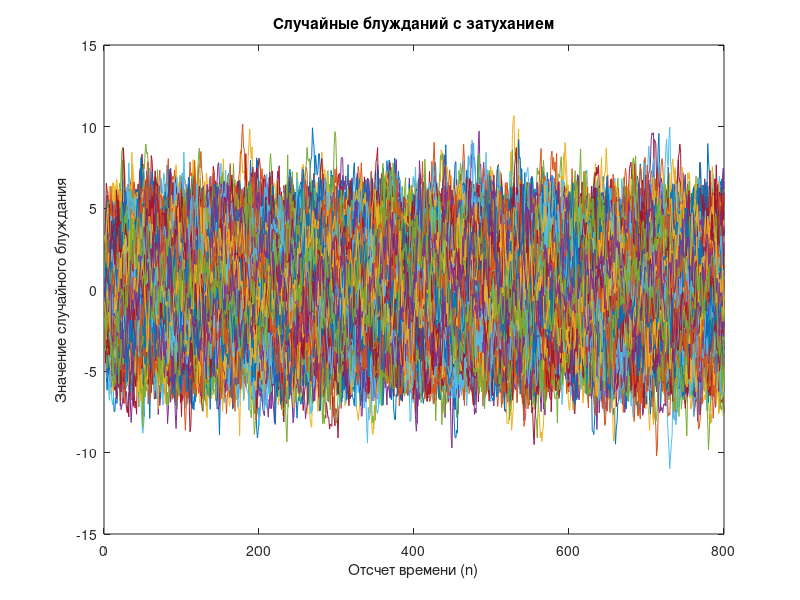
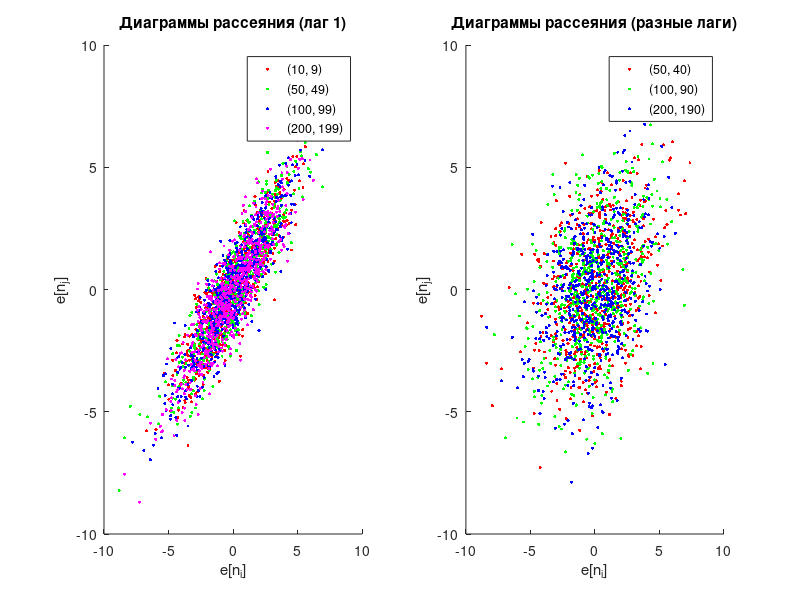
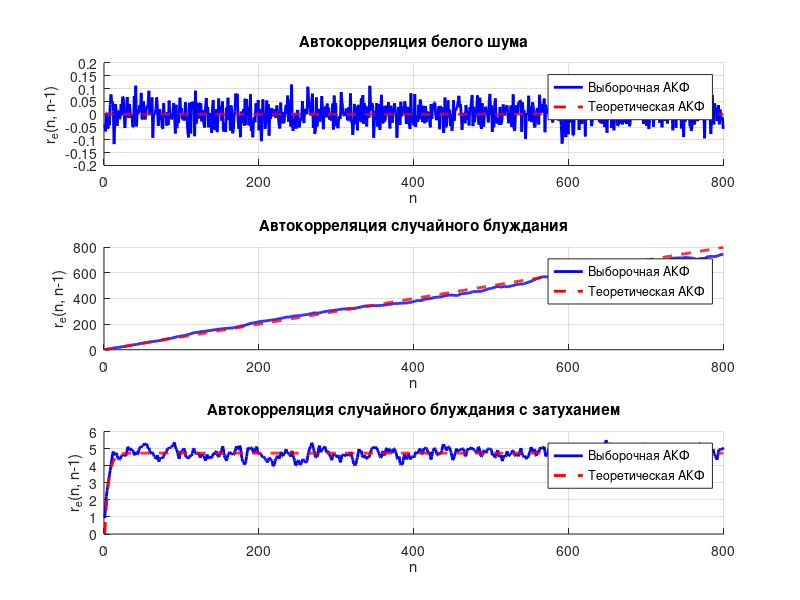

These figures' MATLAB source, in order:
N = 800;     
K = 600;     
nu = 0;      
o = 1;      
l1 = 18;    
l2 = 80;    


W = o * randn(N, K);

RW = zeros(N, K);
RW(1, :) = W(1, :);
for n = 2:N
    RW(n, :) = RW(n-1, :) + W(n, :);
end

RW_damped = zeros(N, K);
RW_damped(1, :) = W(1, :);
for n = 2:N
    RW_damped(n, :) = 0.9 * RW_damped(n-1, :) + W(n, :);
end


figure;
plot(RW_damped);
xlabel('Отсчет времени (n)');
ylabel('Значение случайного блуждания');
title('Случайные блужданий с затуханием');


pairs1 = [10, 9; 50, 49; 100, 99; 200, 199];
pairs2 = [50, 40; 100, 90; 200, 190];
colors = ['r', 'g', 'b', 'm'];

figure;

subplot(1, 2, 1);
hold on;
for i = 1:size(pairs1, 1)
    ni = pairs1(i, 1);
    nj = pairs1(i, 2);
    scatter(RW_damped(ni, :), RW_damped(nj, :), 5, colors(i), 'filled');
end
xlabel('e[n_i]');
ylabel('e[n_j]');
title('Диаграммы рассеяния (лаг 1)');
legend('(10, 9)', '(50, 49)', '(100, 99)', '(200, 199)');

subplot(1, 2, 2);
hold on;
for i = 1:size(pairs2, 1)
    ni = pairs2(i, 1);
    nj = pairs2(i, 2);
    scatter(RW_damped(ni, :), RW_damped(nj, :), 5, colors(i), 'filled');
end
xlabel('e[n_i]');
ylabel('e[n_j]');
title('Диаграммы рассеяния (разные лаги)');
legend('(50, 40)', '(100, 90)', '(200, 190)');


r_e_hat_W = zeros(N-1, 1);   
r_e_hat_RW = zeros(N-1, 1);  
r_e_hat_RW_damped = zeros(N-1, 1); 

for n = 2:N 
    r_e_hat_W(n-1) = mean(W(n, :) .* W(n-1, :)); 
    r_e_hat_RW(n-1) = mean(RW(n, :) .* RW(n-1, :)); 
    r_e_hat_RW_damped(n-1) = mean(RW_damped(n, :) .* RW_damped(n-1, :)); 
end


r_e_theoretical_W = zeros(N-1, 1); 

r_e_theoretical_RW = (1:N-1)';  

r_e_theoretical_RW_damped = 0.9 * (o^2 / 0.19) * (1 - 0.81.^(0:N-2)');


figure;
subplot(3,1,1);
hold on;
plot(r_e_hat_W, 'b-', 'LineWidth', 2);         
plot(r_e_theoretical_W, 'r--', 'LineWidth', 2);   
xlabel('n');
ylabel('r_e(n, n-1)');
title('Автокорреляция белого шума');
legend('Выборочная АКФ', 'Теоретическая АКФ');
grid on;

subplot(3,1,2);
hold on;
plot(r_e_hat_RW, 'b-', 'LineWidth', 2);         
plot(r_e_theoretical_RW, 'r--', 'LineWidth', 2);  
xlabel('n');
ylabel('r_e(n, n-1)');
title('Автокорреляция случайного блуждания');
legend('Выборочная АКФ', 'Теоретическая АКФ');
grid on;

subplot(3,1,3);
hold on;
plot(r_e_hat_RW_damped, 'b-', 'LineWidth', 2);         
plot(r_e_theoretical_RW_damped, 'r--', 'LineWidth', 2);   
xlabel('n');
ylabel('r_e(n, n-1)');
title('Автокорреляция случайного блуждания с затуханием');
legend('Выборочная АКФ', 'Теоретическая АКФ');
grid on;


realization1 = 1;
realization2 = 2;

mean_time_l1_realization1 = mean(RW_damped(1:N-l1, realization1) .* RW_damped(l1+1:N, realization1));
mean_time_l2_realization1 = mean(RW_damped(1:N-l2, realization1) .* RW_damped(l2+1:N, realization1));

mean_time_l1_realization2 = mean(RW_damped(1:N-l1, realization2) .* RW_damped(l1+1:N, realization2));  
mean_time_l2_realization2 = mean(RW_damped(1:N-l2, realization2) .* RW_damped(l2+1:N, realization2));
mean_ensemble_l1 = r_e_hat_RW_damped(l1);
mean_ensemble_l2 = r_e_hat_RW_damped(l2);

theoretical_l1 = r_e_theoretical_RW_damped(l1);
theoretical_l2 = r_e_theoretical_RW_damped(l2);

fprintf('Лаг l1 = %d:\n', l1);
fprintf('  Среднее по времени : %f\n', mean_time_l1_realization1);
fprintf('  Среднее по времени : %f\n', mean_time_l1_realization2);
fprintf('  Среднее по ансамблю: %f\n', mean_ensemble_l1);
fprintf('  Теоретическое значение: %f\n\n', theoretical_l1);

fprintf('Лаг l2 = %d:\n', l2);
fprintf('  Среднее по времени (реализация 1): %f\n', mean_time_l2_realization1);
fprintf('  Среднее по времени (реализация 2): %f\n', mean_time_l2_realization2);
fprintf('  Среднее по ансамблю: %f\n', mean_ensemble_l2);
fprintf('  Теоретическое значение: %f\n\n', theoretical_l2);
